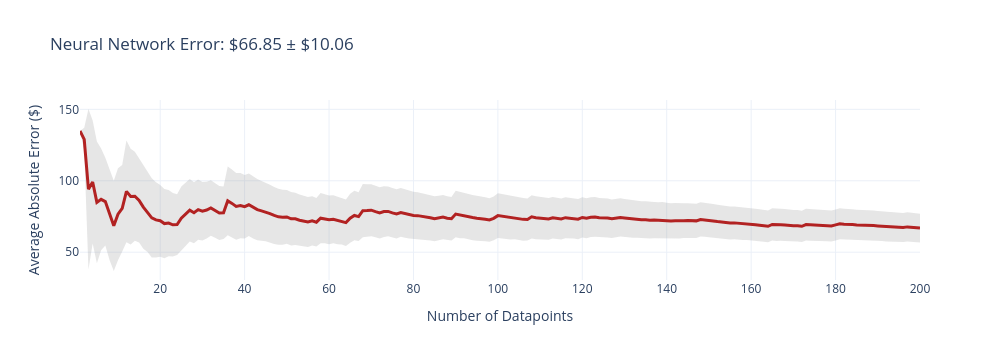
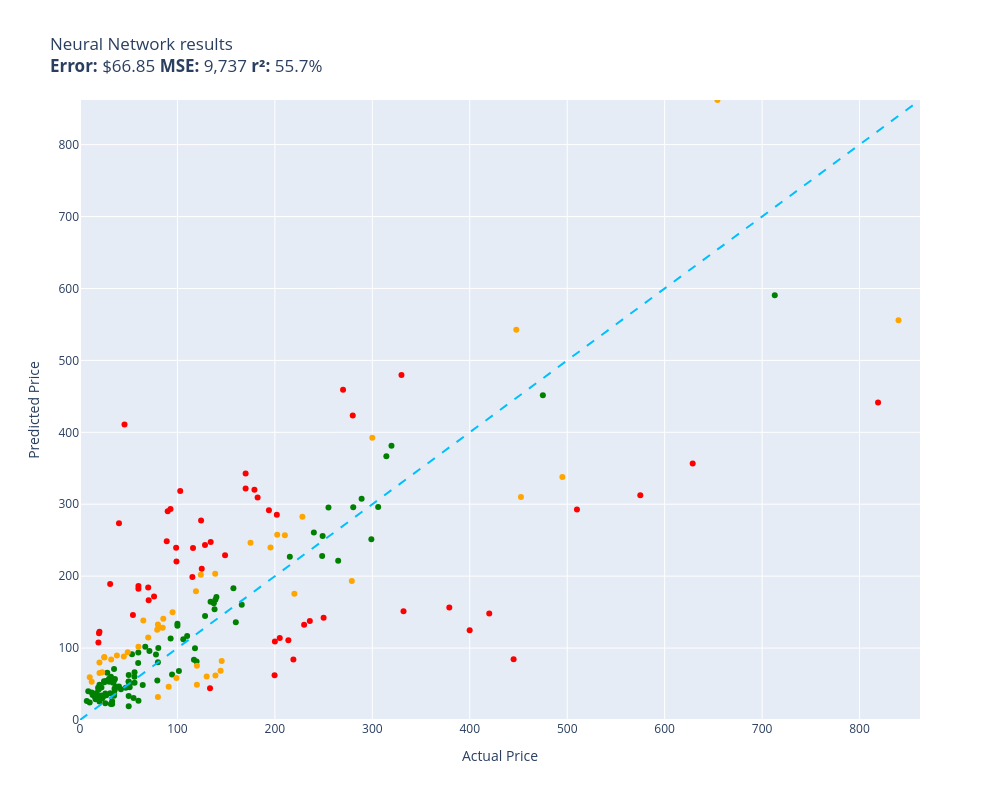

Source (notebook cell) for these figures, in order:
### Code cell
evaluate(neural_network, test)

### Figure 1 — Plotly figure (JSON) as saved in the notebook; plotly's stock layout.template omitted (floating-point values rounded to 4 significant figures; data arrays with more than 128 entries replaced by an {"elided": "..."} marker saying what was removed)
{"data": [{"fill": "toself", "fillcolor": "rgba(128,128,128,0.2)", "hoverinfo": "skip", "line": {"color": "rgba(255,255,255,0)"}, "name": "95% CI", "showlegend": false, "type": "scatter", "x": {"elided": "400 int values"}, "y": {"elided": "400 float values"}}, {"customdata": {"elided": "200x1 float values"}, "hovertemplate": "n=%{x}<br>Avg Error=$%{y:,.2f}<br>±95% CI=$%{customdata[0]:,.2f}<extra></extra>", "line": {"color": "firebrick", "width": 3}, "mode": "lines", "name": "Cumulative Avg Error", "type": "scatter", "x": {"elided": "200 int values"}, "y": {"elided": "200 float values"}}], "layout": {"height": 360, "showlegend": false, "title": {"text": "Neural Network Error: $66.85 ± $10.06"}, "width": 1000, "xaxis": {"title": {"text": "Number of Datapoints"}}, "yaxis": {"title": {"text": "Average Absolute Error ($)"}}}}

### Figure 2 — Plotly figure (JSON) as saved in the notebook; plotly's stock layout.template omitted (floating-point values rounded to 4 significant figures)
{"data": [{"customdata": [["Old Blood Noise Excess V2 Distortion Cho...\nGuess=$84.16 Actual=$219.00"], ["telpo Headlight Assembly Fit For 15 Camr...\nGuess=$239.19 Actual=$115.99"], ["EXMAX NG-10X Fresnel Lens Focusing Adapt...\nGuess=$184.34 Actual=$69.98"], ["RBC12-UPC Replacement Battery Cartridge ...\nGuess=$132.30 Actual=$229.99"], ["Pump Head TBVECHI 175PSI 4KW 5.5HP 21CFM...\nGuess=$479.62 Actual=$329.90"], ["Metabo HPT 36V MultiVolt™ Cordless Rotar...\nGuess=$156.44 Actual=$379.00"], ["Innovative Percussion CB-6 Chamois Bass ...\nGuess=$146.15 Actual=$54.32"], ["Bam Trekking 3027SB Single Black Clarine...\nGuess=$151.07 Actual=$332.00"], ["Aolemi Oil Rubbed Bronze Single Function...\nGuess=$239.51 Actual=$98.65"], ["10GBase-LR SFP+ Transceiver, Handar 10GB...\nGuess=$122.76 Actual=$19.99"], ["Deco Mount Pro Tripod Microphone Stand w...\nGuess=$186.27 Actual=$59.95"], ["Scranton & Co 3 Drawer Mobile File Cabin...\nGuess=$198.74 Actual=$115.35"], ["Canon EOS Rebel T7 Digital SLR Camera wi...\nGuess=$441.61 Actual=$819.00"], ["Travelpro Platinum Elite Slim Business L...\nGuess=$110.83 Actual=$213.83"], ["JRready ST6313 DT Deutsch Connector Kit,...\nGuess=$62.16 Actual=$199.68"], ["AUTOFREE LED Tail Lights Assembly Compat...\nGuess=$285.28 Actual=$201.99"], ["Diversitech WG840585 Motor, (Ddb) 1/3Hp,...\nGuess=$247.65 Actual=$134.12"], ["MC: Pindicator (Dual Intensity Amber)\nGuess=$273.69 Actual=$40.00"], ["Sumerain S1339CM Double Handle Widesprea...\nGuess=$137.57 Actual=$235.86"], ["Poison Spyder 10-08-020 Rocker Knocker\nGuess=$356.57 Actual=$628.76"], ["DIMARZIO 204284 DP 163FBK Blues Bucker G...\nGuess=$290.28 Actual=$89.99"], ["Lighted Triangle Mirror Cabinet Bathroom...\nGuess=$84.56 Actual=$445.00"], ["PM Auto Front Right Quick Complete Strut...\nGuess=$210.35 Actual=$124.94"], ["BESTILL Wall Mounted Shower Faucet Set, ...\nGuess=$171.55 Actual=$76.00"], ["Trail Gear Twin Stick Kit for Top Shift ...\nGuess=$423.51 Actual=$279.92"], ["Engine Thermostat, Replace 19301-PAA-306...\nGuess=$107.70 Actual=$18.89"], ["Dell Optiplex 390 Desktop Computer i3 3....\nGuess=$277.30 Actual=$124.27"], ["LEGO Marvel Avengers War Machine Buster ...\nGuess=$182.61 Actual=$59.95"], ["ANZO USA 111207 GMC SIERRA 99-06 / YUKON...\nGuess=$309.19 Actual=$182.28"], ["KOHLER K-1185540-CP Assembly-Slider\nGuess=$411.01 Actual=$45.67"], ["Aeromotive 13304 Regulator, X1 Adjustabl...\nGuess=$459.07 Actual=$269.95"], ["Walker Exhaust Ultra EPA 16478 Direct Fi...\nGuess=$312.53 Actual=$574.99"], ["Canon Sure Shot 90u 35mm Date Camera\nGuess=$124.75 Actual=$399.89"], ["Wilkinson LOW GAUSS Vintage Tone Strat S...\nGuess=$189.20 Actual=$30.93"], ["Ibanez M510OVS Acoustic Mandolin in Vint...\nGuess=$342.88 Actual=$169.99"], ["GENUINE VOLVO THERMOSTAT (3.0, 3.2) S60 ...\nGuess=$318.48 Actual=$102.85"], ["CradlePoint Compact Broadband Router (CB...\nGuess=$248.47 Actual=$89.00"], ["Pyle Wireless Rear View Backup Camera - ...\nGuess=$166.36 Actual=$70.45"], ["Universal Power Group 12V 100Ah Sealed L...\nGuess=$109.21 Actual=$199.99"], ["Auertech Portable Washing Machine, 14lbs...\nGuess=$220.35 Actual=$98.99"], ["18 Inch White Undermount Kitchen Sink - ...\nGuess=$320.02 Actual=$179.00"], ["SP Air Corporation SP-8102BU 1/4-Inch He...\nGuess=$114.12 Actual=$204.99"], ["ROHL WSGUM3018WH Wire Sink Grids, White\nGuess=$243.33 Actual=$128.28"], ["Music Hall pa15.3 MM/MC Phono Preamplifi...\nGuess=$142.22 Actual=$250.00"], ["Lorell Bell Chair Glide, 2.5\", Black\nGuess=$120.77 Actual=$19.50"], ["4 Inches Rolled Muffler Tip Catback Exha...\nGuess=$291.78 Actual=$193.88"], ["Competition Clutch Disc and Pressure Pla...\nGuess=$292.61 Actual=$510.00"], ["Pacific Drums PDCM1618TTRB 16 x 18 Inche...\nGuess=$147.94 Actual=$419.99"], ["Vinyl Soft Top Roll-up Adjustable Truck ...\nGuess=$228.96 Actual=$148.88"], ["Blanco 230966 Valea Stainless Steel Sink...\nGuess=$293.35 Actual=$92.88"], ["Targus CityGear Durable Backpack, Black,...\nGuess=$44.21 Actual=$133.43"], ["Xiaomi Redmi 10 2022 NFC 4G LTE (128GB +...\nGuess=$321.80 Actual=$169.99"]], "hovertemplate": "%{customdata[0]}<extra></extra>", "legendgroup": "red", "marker": {"color": "red", "size": 6, "symbol": "circle"}, "mode": "markers", "name": "red", "orientation": "v", "showlegend": true, "type": "scatter", "x": [219.0, 116.0, 69.98, 230.0, 329.9, 379.0, 54.32, 332.0, 98.65, 19.99, 59.95, 115.3, 819.0, 213.8, 199.7, 202.0, 134.1, 40.0, 235.9, 628.8, 89.99, 445.0, 124.9, 76.0, 279.9, 18.89, 124.3, 59.95, 182.3, 45.67, 269.9, 575.0, 399.9, 30.93, 170.0, 102.8, 89.0, 70.45, 200.0, 98.99, 179.0, 205.0, 128.3, 250.0, 19.5, 193.9, 510.0, 420.0, 148.9, 92.88, 133.4, 170.0], "xaxis": "x", "y": [84.16, 239.2, 184.3, 132.3, 479.6, 156.4, 146.2, 151.1, 239.5, 122.8, 186.3, 198.7, 441.6, 110.8, 62.16, 285.3, 247.7, 273.7, 137.6, 356.6, 290.3, 84.56, 210.3, 171.6, 423.5, 107.7, 277.3, 182.6, 309.2, 411.0, 459.1, 312.5, 124.7, 189.2, 342.9, 318.5, 248.5, 166.4, 109.2, 220.3, 320.0, 114.1, 243.3, 142.2, 120.8, 291.8, 292.6, 147.9, 229.0, 293.3, 44.21, 321.8], "yaxis": "y"}, {"customdata": [["NewPower99 Battery Kit for Samsung Galax...\nGuess=$30.75 Actual=$54.95"], ["Stand for Raven Pro Document Scanner - P...\nGuess=$57.50 Actual=$29.85"], ["ACDelco GM Original Equipment FW339 Fron...\nGuess=$227.12 Actual=$215.33"], ["8544771 Dryer Heating Element, 279816 Th...\nGuess=$42.21 Actual=$35.74"], ["Bam France 2002XL Contoured Hightech Bla...\nGuess=$590.51 Actual=$713.00"], ["LOVE MEI Galaxy S10 Lite Case, Military ...\nGuess=$22.18 Actual=$32.98"], ["GJY Portable TV,10.6 inch Mini TV for AT...\nGuess=$55.09 Actual=$79.36"], ["LD Products Compatible Toner Cartridge R...\nGuess=$53.54 Actual=$49.98"], ["Intermatic PX300 12V 300W Transformer wi...\nGuess=$164.59 Actual=$134.00"], ["June Garden 12\" Sweet Dolly Charlotte - ...\nGuess=$48.92 Actual=$19.99"], ["GanFindX Portable Car Hand Controls for ...\nGuess=$135.94 Actual=$159.90"], ["KOMPUTERBAY 4GB 2X 2GB DDR2 1066MHz PC2-...\nGuess=$100.00 Actual=$80.34"], ["Evergreen HSHB2005 Cylinder Head Gasket ...\nGuess=$79.30 Actual=$59.69"], ["Task T24287 Roman Ogee Router Bit with 1...\nGuess=$60.05 Actual=$55.88"], ["15\" Locking Shower Head Extension Arm in...\nGuess=$80.36 Actual=$79.95"], ["Mylites+ Standard Comic Book Mylar Sleev...\nGuess=$55.03 Actual=$34.99"], ["Tidal Front + Rear Fender Flares 4PC Poc...\nGuess=$295.54 Actual=$254.99"], ["DALDED LED Light Kit for Lego Sonic Gree...\nGuess=$52.43 Actual=$24.99"], ["152MM Hole Saws M42 Bi-Metal High Speed ...\nGuess=$34.42 Actual=$17.99"], ["Baseball Backpacks Large 18 Inch Bookbag...\nGuess=$60.05 Actual=$31.77"], ["Adams Check Payment and Deposit Register...\nGuess=$43.86 Actual=$35.49"], ["KOHLER 18865-CP Filtered Water Faucet, P...\nGuess=$451.44 Actual=$475.00"], ["Fjallraven, Kanken Laptop 15\" Backpack f...\nGuess=$81.44 Actual=$119.65"], ["Projector, CRAZVIEW Projector with WiFi ...\nGuess=$91.58 Actual=$53.40"], ["Retevis RT68 Soft Earhook Walkie Talkie ...\nGuess=$26.45 Actual=$6.99"], ["Laisomeke Waterproof Junction Box, Unive...\nGuess=$38.07 Actual=$11.99"], ["Webcem Solar Shed Light Outdoor Indoor, ...\nGuess=$91.18 Actual=$77.96"], ["Western Digital Enterprise RE4-GP 2TB SA...\nGuess=$116.63 Actual=$109.95"], ["VLAND LED Smoked Taillights Compatible F...\nGuess=$260.80 Actual=$239.99"], ["Tablet PC Cover Compatible with Lenovo T...\nGuess=$22.40 Actual=$31.61"], ["Miyaya@ Funny Animal Masks Collection fo...\nGuess=$29.99 Actual=$16.99"], ["Ultra Duster Canned Air Net 10 Oz 6-Pack\nGuess=$53.23 Actual=$49.90"], ["Beck/Arnley 0421945 Air Filter\nGuess=$56.84 Actual=$35.87"], ["IQShield Screen Protector Compatible wit...\nGuess=$24.19 Actual=$9.95"], ["Liberty Imports 12 Pack: US Military Toy...\nGuess=$37.40 Actual=$16.98"], ["Neporal Full Spectrum Light Bulb, 6000K ...\nGuess=$44.93 Actual=$18.59"], ["Ceramic Talavera Mexican Tile 4x4\", 9 Pi...\nGuess=$53.26 Actual=$29.95"], ["Intrepid International Dressage Letters-...\nGuess=$34.57 Actual=$26.99"], ["Kingston Brass KS269SN Kingston Clawfoot...\nGuess=$296.14 Actual=$305.99"], ["KUNN Small Electrician Tool Pouch Utilit...\nGuess=$34.13 Actual=$21.99"], ["iPhone 12/12 Pro Nicaragua Guardabarranc...\nGuess=$25.60 Actual=$19.97"], ["Replacement Remote Control for PANASONIC...\nGuess=$33.78 Actual=$34.95"], ["KS K-STORM Replacement Silicone Mushroom...\nGuess=$39.87 Actual=$8.50"], ["LSSAGOON Backpack for Women Teen Kids Gi...\nGuess=$51.93 Actual=$33.99"], ["Grey Pneumatic 1311SD Impact Socket Set\nGuess=$183.28 Actual=$157.43"], ["4LT LUMINETTE Vanity Opal GLS BSN\nGuess=$130.90 Actual=$99.99"], ["4pc Wheel Spacers Adapters 4\" (2inch Per...\nGuess=$83.88 Actual=$116.95"], ["GE RPWF SmartWater Comparable Refrigerat...\nGuess=$46.71 Actual=$36.99"], ["MGP Caliper Covers 39011SACURD Red Powde...\nGuess=$255.71 Actual=$249.00"], ["LSI Broadcom SAS 9300-8i 8-port 12Gb/s S...\nGuess=$99.76 Actual=$118.00"], ["NewFantasia Replacement Audio Cable with...\nGuess=$37.02 Actual=$31.00"], ["Mikrotik RB3011UIAS-RM RouterBOARD 10xGi...\nGuess=$251.19 Actual=$299.00"], ["MONOCARBON Forged Carbon Fiber Case for ...\nGuess=$26.91 Actual=$59.99"], ["AC Compressor & A/C Kit For BMW 335i 335...\nGuess=$366.71 Actual=$314.41"], ["DuraGo 29515020 Front Hub Assembly\nGuess=$144.60 Actual=$128.34"], ["Berta (6 Pieces) 1-1/4 inch Overlay, 90 ...\nGuess=$53.80 Actual=$24.66"], ["Linkloos Solar Street Lights Outdoor Wat...\nGuess=$66.34 Actual=$55.99"], ["USB Charger, CIVIE High Speed 60W Multip...\nGuess=$28.68 Actual=$15.99"], ["Cardone 84-58642 New HEI Electronic Dist...\nGuess=$160.33 Actual=$165.99"], ["Hp Pavilion P7-1257c Motherboard Aahd3-h...\nGuess=$93.70 Actual=$59.86"], ["Kastar Battery Pack Replacement for Sony...\nGuess=$31.17 Actual=$19.99"], ["New Replacement seat cover fits Yamaha M...\nGuess=$167.04 Actual=$138.95"], ["Amana Tool - SC587 Carbide Tipped 3-Wing...\nGuess=$96.02 Actual=$71.23"], ["Evan Fischer Radiator Cooling Fan Assemb...\nGuess=$162.26 Actual=$137.34"], ["AZX Stylus Pencil for Apple iPad Pro 202...\nGuess=$55.84 Actual=$29.99"], ["Raspberry Pi 3 Model B+ Aluminum Case Me...\nGuess=$32.56 Actual=$14.99"], ["ASUS VY279HE-W 27” 1080P Monitor - White...\nGuess=$153.98 Actual=$138.10"], ["LCD Screen for Dell Inspiron 17R 17.3\" H...\nGuess=$48.80 Actual=$64.37"], ["APS iBoard (304 Stainless Steel Polished...\nGuess=$221.34 Actual=$264.95"], ["200 Couples Conversation Cards - Enjoy B...\nGuess=$26.15 Actual=$32.97"], ["The Puppet Company - Carpet-Unicorn, Whi...\nGuess=$31.84 Actual=$19.00"], ["KUNFINE Android Radio CarPlay & Android ...\nGuess=$112.15 Actual=$106.00"], ["KYX Racing Hardened Steel Center Drive S...\nGuess=$44.99 Actual=$46.99"], ["StonKraft Brass Chess Board Game Set wit...\nGuess=$171.01 Actual=$140.00"], ["Baumgartens Sicurix Blank PVC ID Cards (...\nGuess=$42.28 Actual=$19.11"], ["OEM Samsung Remote Control Shipped with ...\nGuess=$51.95 Actual=$56.00"], ["Venom Power Terra Hunter R/T+ R/T All-Te...\nGuess=$381.24 Actual=$319.65"], ["Custom Engagement Logo Desk Embosser Sea...\nGuess=$33.27 Actual=$49.95"], ["Audio Techinca ATW-T1002 System 10 Handh...\nGuess=$307.45 Actual=$289.00"], ["520 Pieces Christmas Envelope Seal Stick...\nGuess=$23.18 Actual=$25.99"], ["LD Compatible Ink Cartridge Replacement ...\nGuess=$42.69 Actual=$41.99"], ["BestPricedDecals Wine A BIT, You'll Feel...\nGuess=$34.88 Actual=$12.98"], ["VATOS 4 Packs Bubble Machine Gun for Kid...\nGuess=$30.22 Actual=$22.88"], ["BXYJY for Samsung Galaxy Z Fold 3 Case w...\nGuess=$19.27 Actual=$49.99"], ["VONADO Space Wars Colonial Viper MK1 Bui...\nGuess=$46.60 Actual=$39.99"], ["sabermaster TCG Playmat yugioh playmat T...\nGuess=$32.13 Actual=$21.99"], ["DuraGo BR5330 Front Vented Disc Brake Ro...\nGuess=$68.00 Actual=$101.51"], ["Glovion Music Stand Light, Clip On Piano...\nGuess=$65.57 Actual=$27.99"], ["Samsung DA97-07603B Freezer Ice Maker As...\nGuess=$113.28 Actual=$93.02"], ["Intex River Run Connect Lounge (Four)\nGuess=$63.13 Actual=$94.49"], ["Think Gizmos Build Your Own Robot Toys f...\nGuess=$33.69 Actual=$24.95"], ["PowerSport Front Rear Brakes and Rotors ...\nGuess=$227.93 Actual=$248.51"], ["Viola Bow 4/4 Full Size Carbon Fiber (Bl...\nGuess=$62.53 Actual=$49.99"], ["VTech Strum and Jam Kidi Musical Guitar ...\nGuess=$45.36 Actual=$21.99"], ["KZ ZS10 Pro in Ear Monitor Headphone KZ ...\nGuess=$101.83 Actual=$66.99"], ["W11130208 W10695459 Refrigerator LED Mod...\nGuess=$54.14 Actual=$26.59"], ["Jada Toys Ryan's World Combo Panda Airli...\nGuess=$70.83 Actual=$34.94"], ["Pyle 2x120 Watt Home Audio Speaker Power...\nGuess=$49.82 Actual=$50.92"], ["STICKGOO Peel and Stick Backsplash for K...\nGuess=$36.74 Actual=$34.99"], ["Fitness Center Gym Room Weight Train Dua...\nGuess=$134.00 Actual=$99.99"], ["For Volvo C70 S70 V70 V40 S40 AC Compres...\nGuess=$295.64 Actual=$280.41"], ["Refresh NSF-53 Premium Replacement Refri...\nGuess=$45.65 Actual=$50.99"], ["NICKSTON Red Sparkling Glitter Slim Band...\nGuess=$36.73 Actual=$25.99"]], "hovertemplate": "%{customdata[0]}<extra></extra>", "legendgroup": "green", "marker": {"color": "green", "size": 6, "symbol": "circle"}, "mode": "markers", "name": "green", "orientation": "v", "showlegend": true, "type": "scatter", "x": [54.95, 29.85, 215.3, 35.74, 713.0, 32.98, 79.36, 49.98, 134.0, 19.99, 159.9, 80.34, 59.69, 55.88, 79.95, 34.99, 255.0, 24.99, 17.99, 31.77, 35.49, 475.0, 119.7, 53.4, 6.99, 11.99, 77.96, 110.0, 240.0, 31.61, 16.99, 49.9, 35.87, 9.95, 16.98, 18.59, 29.95, 26.99, 306.0, 21.99, 19.97, 34.95, 8.5, 33.99, 157.4, 99.99, 117.0, 36.99, 249.0, 118.0, 31.0, 299.0, 59.99, 314.4, 128.3, 24.66, 55.99, 15.99, 166.0, 59.86, 19.99, 138.9, 71.23, 137.3, 29.99, 14.99, 138.1, 64.37, 264.9, 32.97, 19.0, 106.0, 46.99, 140.0, 19.11, 56.0, 319.6, 49.95, 289.0, 25.99, 41.99, 12.98, 22.88, 49.99, 39.99, 21.99, 101.5, 27.99, 93.02, 94.49, 24.95, 248.5, 49.99, 21.99, 66.99, 26.59, 34.94, 50.92, 34.99, 99.99, 280.4, 50.99, 25.99], "xaxis": "x", "y": [30.75, 57.5, 227.1, 42.21, 590.5, 22.18, 55.09, 53.54, 164.6, 48.92, 135.9, 100.0, 79.3, 60.05, 80.36, 55.03, 295.5, 52.43, 34.42, 60.05, 43.86, 451.4, 81.44, 91.58, 26.45, 38.07, 91.18, 116.6, 260.8, 22.4, 29.99, 53.23, 56.84, 24.19, 37.4, 44.93, 53.26, 34.57, 296.1, 34.13, 25.6, 33.78, 39.87, 51.93, 183.3, 130.9, 83.88, 46.71, 255.7, 99.76, 37.02, 251.2, 26.91, 366.7, 144.6, 53.8, 66.34, 28.68, 160.3, 93.7, 31.17, 167.0, 96.02, 162.3, 55.84, 32.56, 154.0, 48.8, 221.3, 26.15, 31.84, 112.1, 44.99, 171.0, 42.28, 51.95, 381.2, 33.27, 307.5, 23.18, 42.69, 34.88, 30.22, 19.27, 46.6, 32.13, 68.0, 65.57, 113.3, 63.13, 33.69, 227.9, 62.53, 45.36, 101.8, 54.14, 70.83, 49.82, 36.74, 134.0, 295.6, 45.65, 36.73], "yaxis": "y"}, {"customdata": [["SuppliesOutlet Compatible Toner Cartridg...\nGuess=$68.31 Actual=$144.29"], ["46mm Digital Pro High-Resolution Close-U...\nGuess=$65.44 Actual=$19.99"], ["Panasonic KX-TG6511B DECT 6.0 PLUS Expan...\nGuess=$125.48 Actual=$79.20"], ["APS iBoard 6-inch Aluminum (Black Powder...\nGuess=$256.98 Actual=$210.23"], ["PEMP E65 E66 CDC Simulate Optical Fiber ...\nGuess=$178.96 Actual=$119.00"], ["CORSAIR Dominator Platinum RGB 32GB (2x1...\nGuess=$201.82 Actual=$124.00"], ["HK SYSTEMS 13\" Heavy Duty Black \"Push\" O...\nGuess=$128.14 Actual=$84.95"], ["SKB iSeries 3i-13096-6KP Case for BlackM...\nGuess=$246.48 Actual=$174.99"], ["DEWALT 20V MAX* XR Impact Driver with Bl...\nGuess=$309.89 Actual=$452.53"], ["Mini PC, Kinupute Desktop Computer E3-12...\nGuess=$337.73 Actual=$495.00"], ["Clementoni 39132.5 Jigsaw Puzzle 1,000 P...\nGuess=$32.09 Actual=$79.95"], ["Southwire 120V/15A Right Angle User Atta...\nGuess=$89.54 Actual=$37.87"], ["Dakota Alert MURS Alert Probe Sensor - M...\nGuess=$175.41 Actual=$219.99"], ["Wenger City Upgrade Laptop Backpack with...\nGuess=$82.01 Actual=$145.42"], ["3D Tree Hole Branches 075 Stair Risers D...\nGuess=$60.33 Actual=$129.99"], ["Evan-Fischer Front Bumper Cover Compatib...\nGuess=$257.69 Actual=$202.38"], ["Festool 492370 Platin 2 S1000 Grit 6-Inc...\nGuess=$46.19 Actual=$91.00"], ["Pidoko Kids Train Table, Grey with 90 Pc...\nGuess=$48.85 Actual=$119.97"], ["Satco S9596, 4 Count (Pack of 1), 4.18\nGuess=$53.24 Actual=$12.00"], ["Marvel Legends Series X-Men 6-Inch Archa...\nGuess=$58.41 Actual=$98.95"], ["EMART Photography C Stand with Boom Arm,...\nGuess=$75.29 Actual=$119.99"], ["Trim Kit for 2-handle Shower & Tub Valve...\nGuess=$149.71 Actual=$94.99"], ["Pioneer 2AM401-BN Two Handle Kitchen Fau...\nGuess=$282.71 Actual=$228.22"], ["Urth 62mm UV, Circular Polarizing (CPL),...\nGuess=$61.72 Actual=$139.00"], ["Royal Designs, Inc. Decorative Abundant ...\nGuess=$86.76 Actual=$24.95"], ["MXR Carbon Copy Deluxe Analog Delay Guit...\nGuess=$239.81 Actual=$195.50"], ["Chalkboard Name Badges with Magnetic Bac...\nGuess=$80.11 Actual=$19.95"], ["ECCPP Power Steering Pump for 2009-2010 ...\nGuess=$140.69 Actual=$85.48"], ["UPR Mach 1 Chin Spoiler Fits 94-98 Musta...\nGuess=$138.50 Actual=$64.99"], ["Skullcandy Hesh Evo Bluetooth Headphones...\nGuess=$114.54 Actual=$69.99"], ["Diversitech UC2436-3 Ultralite Condenser...\nGuess=$127.71 Actual=$80.39"], ["CTLAMP XL-2100 Professional Quality XL-2...\nGuess=$84.28 Actual=$32.00"], ["200 ' feet True 14 Gauge AWG CCA Speaker...\nGuess=$88.42 Actual=$44.95"], ["VIPMOTOZ Sequential Turn Signal Premium ...\nGuess=$193.22 Actual=$278.94"], ["A-Premium Front Suspension Steering Knuc...\nGuess=$94.33 Actual=$48.99"], ["Dell XPS 13 9343-2727SLV 13.3\" Full HD S...\nGuess=$555.69 Actual=$839.99"], ["Steering Wheel, Carbon Fiber Automotive ...\nGuess=$542.63 Actual=$447.74"], ["Replacement Remote Control fit for Sony ...\nGuess=$59.54 Actual=$9.99"], ["Disney Princess Sparkling Princess Sleep...\nGuess=$87.57 Actual=$24.95"], ["Star Wars Die-Cast Metal TITANIUM Series...\nGuess=$66.42 Actual=$22.70"], ["Empava 24\" Single Wall Ovens 10 Cooking ...\nGuess=$862.04 Actual=$654.14"], ["HP Laserjet 2100 Laser Printer W/Test Pr...\nGuess=$392.35 Actual=$299.98"], ["Fender Hendrix Voodoo Child Coiled Instr...\nGuess=$101.98 Actual=$59.99"], ["Garmin 010-12402-10 GT15M-TM Transom-Mou...\nGuess=$203.29 Actual=$138.74"], ["MonMount Triple Monitor Stand Freestandi...\nGuess=$132.69 Actual=$79.99"]], "hovertemplate": "%{customdata[0]}<extra></extra>", "legendgroup": "orange", "marker": {"color": "orange", "size": 6, "symbol": "circle"}, "mode": "markers", "name": "orange", "orientation": "v", "showlegend": true, "type": "scatter", "x": [144.3, 19.99, 79.2, 210.2, 119.0, 124.0, 84.95, 175.0, 452.5, 495.0, 79.95, 37.87, 220.0, 145.4, 130.0, 202.4, 91.0, 120.0, 12.0, 98.95, 120.0, 94.99, 228.2, 139.0, 24.95, 195.5, 19.95, 85.48, 64.99, 69.99, 80.39, 32.0, 44.95, 278.9, 48.99, 840.0, 447.7, 9.99, 24.95, 22.7, 654.1, 300.0, 59.99, 138.7, 79.99], "xaxis": "x", "y": [68.31, 65.44, 125.5, 257.0, 179.0, 201.8, 128.1, 246.5, 309.9, 337.7, 32.09, 89.54, 175.4, 82.01, 60.33, 257.7, 46.19, 48.85, 53.24, 58.41, 75.29, 149.7, 282.7, 61.72, 86.76, 239.8, 80.11, 140.7, 138.5, 114.5, 127.7, 84.28, 88.42, 193.2, 94.33, 555.7, 542.6, 59.54, 87.57, 66.42, 862.0, 392.4, 102.0, 203.3, 132.7], "yaxis": "y"}, {"hoverinfo": "skip", "line": {"color": "deepskyblue", "dash": "dash", "width": 2}, "mode": "lines", "name": "y = x", "showlegend": false, "type": "scatter", "x": [0, 862.0], "y": [0, 862.0]}], "layout": {"height": 800, "legend": {"title": {"text": "color"}, "tracegroupgap": 0}, "showlegend": false, "title": {"text": "Neural Network results<br><b>Error:</b> $66.85 <b>MSE:</b> 9,737 <b>r²:</b> 55.7%"}, "width": 1000, "xaxis": {"anchor": "y", "domain": [0, 1], "range": [0, 862.0], "title": {"text": "Actual Price"}}, "yaxis": {"anchor": "x", "domain": [0, 1], "range": [0, 862.0], "title": {"text": "Predicted Price"}}}}
